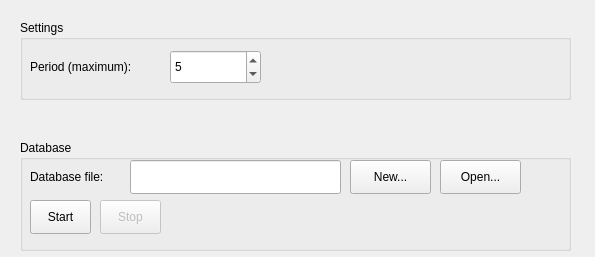
<?xml version="1.0" encoding="UTF-8"?>
<ui version="4.0">
 <class>WidgetDatabase</class>
 <widget class="QWidget" name="WidgetDatabase">
  <property name="geometry">
   <rect>
    <x>0</x>
    <y>0</y>
    <width>595</width>
    <height>257</height>
   </rect>
  </property>
  <property name="windowTitle">
   <string>Form</string>
  </property>
  <widget class="QGroupBox" name="gbDatabase">
   <property name="enabled">
    <bool>true</bool>
   </property>
   <property name="geometry">
    <rect>
     <x>20</x>
     <y>140</y>
     <width>551</width>
     <height>111</height>
    </rect>
   </property>
   <property name="title">
    <string>Database</string>
   </property>
   <property name="flat">
    <bool>false</bool>
   </property>
   <widget class="QLabel" name="lDatabaseFile">
    <property name="geometry">
     <rect>
      <x>10</x>
      <y>20</y>
      <width>111</width>
      <height>34</height>
     </rect>
    </property>
    <property name="minimumSize">
     <size>
      <width>0</width>
      <height>34</height>
     </size>
    </property>
    <property name="text">
     <string>Database file:</string>
    </property>
   </widget>
   <widget class="QLineEdit" name="leDatabaseFile">
    <property name="geometry">
     <rect>
      <x>110</x>
      <y>20</y>
      <width>211</width>
      <height>34</height>
     </rect>
    </property>
    <property name="minimumSize">
     <size>
      <width>0</width>
      <height>34</height>
     </size>
    </property>
    <property name="readOnly">
     <bool>true</bool>
    </property>
   </widget>
   <widget class="QPushButton" name="pbNew">
    <property name="geometry">
     <rect>
      <x>330</x>
      <y>20</y>
      <width>81</width>
      <height>34</height>
     </rect>
    </property>
    <property name="minimumSize">
     <size>
      <width>0</width>
      <height>34</height>
     </size>
    </property>
    <property name="text">
     <string>New...</string>
    </property>
    <property name="icon">
     <iconset resource="icons.qrc">
      <normaloff>:/icons/document_empty.png</normaloff>:/icons/document_empty.png</iconset>
    </property>
   </widget>
   <widget class="QPushButton" name="pbOpen">
    <property name="geometry">
     <rect>
      <x>420</x>
      <y>20</y>
      <width>81</width>
      <height>34</height>
     </rect>
    </property>
    <property name="minimumSize">
     <size>
      <width>0</width>
      <height>34</height>
     </size>
    </property>
    <property name="text">
     <string>Open...</string>
    </property>
    <property name="icon">
     <iconset resource="icons.qrc">
      <normaloff>:/icons/open_folder.png</normaloff>:/icons/open_folder.png</iconset>
    </property>
   </widget>
   <widget class="QToolButton" name="tbStart">
    <property name="geometry">
     <rect>
      <x>10</x>
      <y>60</y>
      <width>61</width>
      <height>34</height>
     </rect>
    </property>
    <property name="minimumSize">
     <size>
      <width>0</width>
      <height>34</height>
     </size>
    </property>
    <property name="text">
     <string>Start</string>
    </property>
    <property name="icon">
     <iconset resource="icons.qrc">
      <normaloff>:/icons/control_play_blue.png</normaloff>:/icons/control_play_blue.png</iconset>
    </property>
    <property name="toolButtonStyle">
     <enum>Qt::ToolButtonTextBesideIcon</enum>
    </property>
   </widget>
   <widget class="QToolButton" name="tbStop">
    <property name="enabled">
     <bool>false</bool>
    </property>
    <property name="geometry">
     <rect>
      <x>80</x>
      <y>60</y>
      <width>61</width>
      <height>34</height>
     </rect>
    </property>
    <property name="minimumSize">
     <size>
      <width>0</width>
      <height>34</height>
     </size>
    </property>
    <property name="text">
     <string>Stop</string>
    </property>
    <property name="icon">
     <iconset resource="icons.qrc">
      <normaloff>:/icons/control_stop_blue.png</normaloff>:/icons/control_stop_blue.png</iconset>
    </property>
    <property name="toolButtonStyle">
     <enum>Qt::ToolButtonTextBesideIcon</enum>
    </property>
   </widget>
   <widget class="QLabel" name="lRecordCount">
    <property name="geometry">
     <rect>
      <x>160</x>
      <y>62</y>
      <width>151</width>
      <height>21</height>
     </rect>
    </property>
    <property name="text">
     <string/>
    </property>
   </widget>
  </widget>
  <widget class="QGroupBox" name="gbSettings">
   <property name="geometry">
    <rect>
     <x>20</x>
     <y>20</y>
     <width>551</width>
     <height>80</height>
    </rect>
   </property>
   <property name="title">
    <string>Settings</string>
   </property>
   <widget class="QLabel" name="lPeriod">
    <property name="geometry">
     <rect>
      <x>10</x>
      <y>30</y>
      <width>141</width>
      <height>34</height>
     </rect>
    </property>
    <property name="minimumSize">
     <size>
      <width>0</width>
      <height>34</height>
     </size>
    </property>
    <property name="text">
     <string>Period (maximum):</string>
    </property>
   </widget>
   <widget class="QSpinBox" name="sbPeriod">
    <property name="geometry">
     <rect>
      <x>150</x>
      <y>30</y>
      <width>91</width>
      <height>34</height>
     </rect>
    </property>
    <property name="minimumSize">
     <size>
      <width>0</width>
      <height>34</height>
     </size>
    </property>
    <property name="maximum">
     <number>86399</number>
    </property>
    <property name="value">
     <number>5</number>
    </property>
   </widget>
  </widget>
 </widget>
 <resources>
  <include location="icons.qrc"/>
 </resources>
 <connections/>
</ui>
